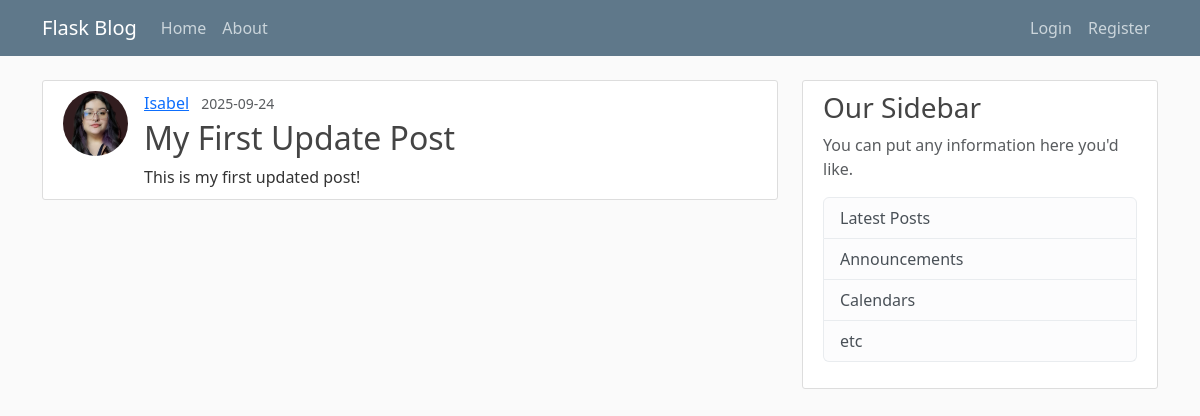
/post/1, run on the app's committed database.
### flaskblog/models.py (models this page shows, shortened)
class User(db.Model, UserMixin):
    id = db.Column(db.Integer, primary_key=True)
    username = db.Column(db.String(20), unique=True, nullable=False)
    email = db.Column(db.String(120), unique=True, nullable=False)
    image_file = db.Column(db.String(20), nullable=False, default='default.jpg')
    password = db.Column(db.String(60), nullable=False)
    posts = db.relationship('Post', backref='author', lazy=True)

class Post(db.Model):
    id = db.Column(db.Integer, primary_key=True)
    title = db.Column(db.String(100), nullable=False)
    date_posted = db.Column(db.DateTime, nullable=False, default=datetime.utcnow)
    content = db.Column(db.Text, nullable=False)
    user_id = db.Column(db.Integer, db.ForeignKey('user.id'), nullable=False)

### flaskblog/posts/routes.py (the view)
@posts.route('/post/<int:post_id>')
def post(post_id):
    post = Post.query.get_or_404(post_id)
    return render_template('post.html', title=post.title, post=post)

### flaskblog/templates/post.html (shortened to what this page needs)
{% extends "layout.html" %}
{% block content %}
    <article class="content-section d-flex mb-4">
        <img class="rounded-circle article-img" src="{{ url_for('static', filename='profile_pics/' + post.author.image_file) }}">
        <div>
            <div class="mb-1">
                <a class="me-2" href="{{ url_for('users.user_posts', username=post.author.username) }}">{{ post.author.username }}</a>
                <small class="text-muted">{{ post.date_posted.strftime('%Y-%m-%d') }}</small>
            </div>
            <h2 class="article-title">{{ post.title }}</h2>
            <div class="article-content">{{ post.content | e }}</div>
        </div>
    </article>
{% endblock content %}

### flaskblog/static/main.css (style rules this page uses)
body { background: #fafafa; color: #333333; margin-top: 5rem; }
h1, h2, h3, h4, h5, h6 { color: #444444; }
.content-section { background: #ffffff; padding: 10px 20px; border: 1px solid #dddddd; border-radius: 3px; margin-bottom: 20px; }
.article-title { color: #444444; text-decoration: none; }
.article-content { white-space: pre-wrap; word-break: break-word; overflow-wrap: break-word; overflow-x: auto; }
.article-img { height: 65px; width: 65px; margin-right: 16px; }

### data on the page
User: image_file (picture), author.username "Isabel"
Post: date_posted "2025-09-24", title "My First Update Post", content "This is my first updated post!"
